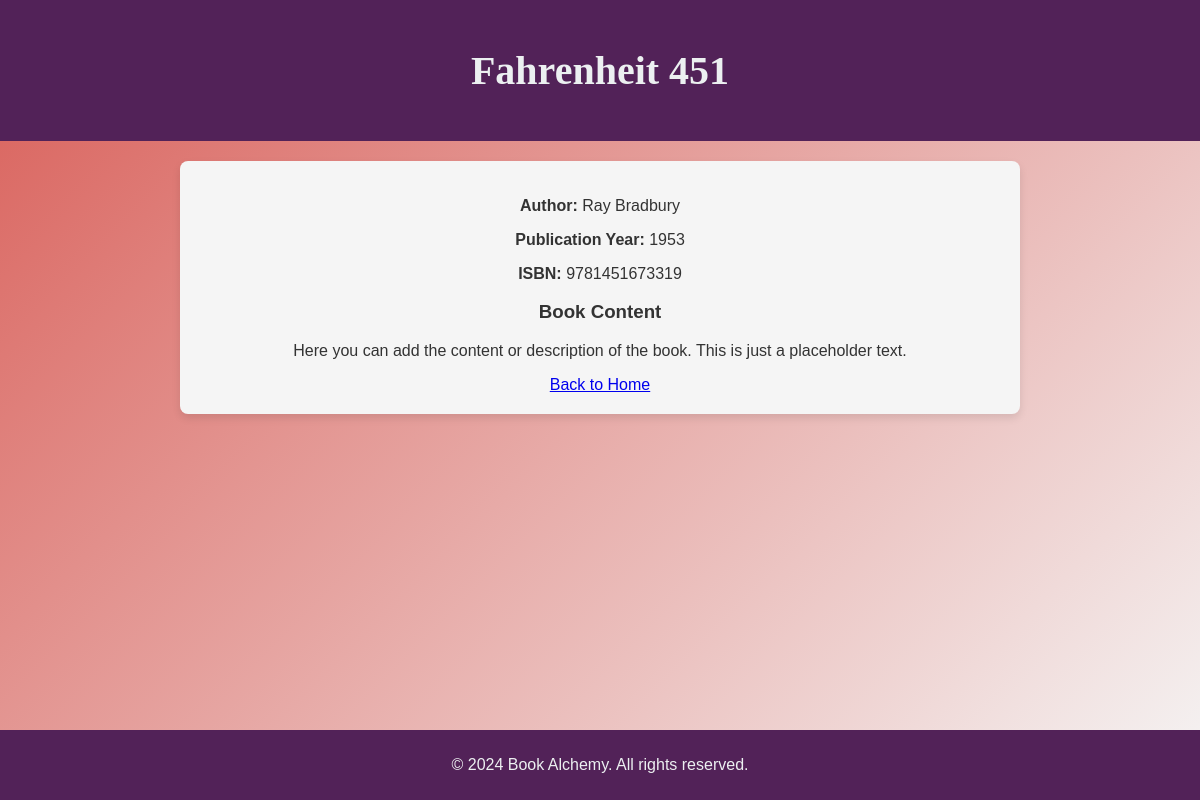
The page /book/2 on the database its author committed.
### data_models.py (models this page shows, shortened)
class Book(db.Model):
    __tablename__ = 'books'  # Set the table name
    id = db.Column(db.Integer, primary_key=True, autoincrement=True)  # Primary key with auto-increment
    isbn = db.Column(db.String(13), unique=True, nullable=False)  # ISBN of the book (unique and non-nullable)
    title = db.Column(db.String(200), nullable=False)  # Title of the book (non-nullable)
    publication_year = db.Column(db.Integer, nullable=False)  # Publication year of the book (non-nullable)
    author_id = db.Column(db.Integer, db.ForeignKey('authors.id'), nullable=False)  # Foreign key to 'authors' table
    author = db.relationship('Author', backref=db.backref('books', lazy=True))

class Author(db.Model):
    __tablename__ = 'authors'  # Set the table name
    id = db.Column(db.Integer, primary_key=True, autoincrement=True)  # Primary key with auto-increment
    name = db.Column(db.String(150), nullable=False)  # Name of the author (non-nullable)
    birth_date = db.Column(db.Date, nullable=True)  # Optional birth date of the author
    date_of_death = db.Column(db.Date, nullable=True)  # Optional date of death of the author

### app.py (the view)
@app.route('/book/<int:book_id>')
def book_detail(book_id):
    book = Book.query.get_or_404(book_id)
    return render_template('book_detail.html', book=book)

### templates/book_detail.html (shortened to what this page needs)
<!DOCTYPE html>
<html lang="en">
<head>
    <link rel="stylesheet" href="{{ url_for('static', filename='css/style.css') }}">
</head>
<body>
    <header class="header">
        <h1>{{ book.title }}</h1>
    </header>
    <main class="main-content">
        <p><strong>Author:</strong> {{ book.author.name }}</p>
        <p><strong>Publication Year:</strong> {{ book.publication_year }}</p>
        <p><strong>ISBN:</strong> {{ book.isbn }}</p>
        <h3>Book Content</h3>
        <p>Here you can add the content or description of the book. This is just a placeholder text.</p>
        <a href="{{ url_for('home') }}" class="button">Back to Home</a>
    </main>
    <footer class="footer">
        <p>&copy; 2024 Book Alchemy. All rights reserved.</p>
    </footer>
</body>
</html>

### static/css/style.css (style rules this page uses)
body { font-family: 'Arial', sans-serif; background: linear-gradient(135deg, #D95F59, #f5f5f5); color: #333; margin: 0; padding: 0; display: flex; flex-direction: column; align-items: center; min-height: 100vh; }
.header { width: 100%; background-color: #522258; color: #ecf0f1; text-align: center; padding: 20px 0; }
.header h1 { font-size: 2.5rem; font-family: 'Georgia', serif; }
.main-content { width: 80%; max-width: 800px; margin: 20px 0; padding: 20px; background-color: #f5f5f5; border-radius: 8px; box-shadow: 0 4px 8px rgba(0, 0, 0, 0.1); text-align: center; }
.footer { width: 100%; background-color: #522258; color: #ecf0f1; text-align: center; padding: 10px 0; margin-top: auto; }
.main-content { animation: fadeIn 1s ease; }

### rows shown on the page
Book: title "Fahrenheit 451", publication_year "1953", isbn "9781451673319"
Author: author.name "Ray Bradbury"
